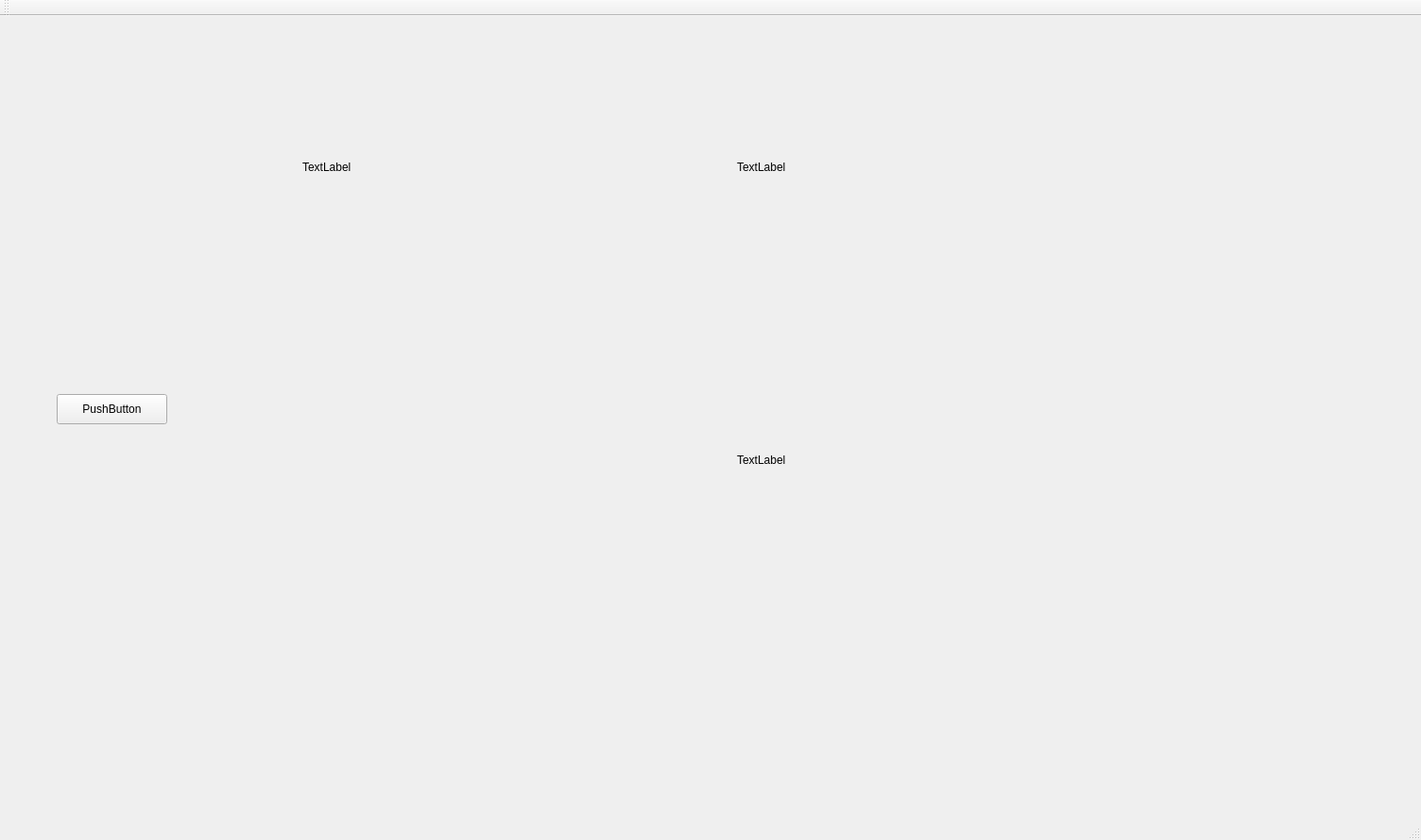
<?xml version="1.0" encoding="UTF-8"?>
<ui version="4.0">
 <class>MainWindow</class>
 <widget class="QMainWindow" name="MainWindow">
  <property name="geometry">
   <rect>
    <x>0</x>
    <y>0</y>
    <width>1504</width>
    <height>889</height>
   </rect>
  </property>
  <property name="windowTitle">
   <string>MainWindow</string>
  </property>
  <widget class="QWidget" name="centralWidget">
   <widget class="QPushButton" name="pushButton">
    <property name="geometry">
     <rect>
      <x>60</x>
      <y>400</y>
      <width>117</width>
      <height>32</height>
     </rect>
    </property>
    <property name="text">
     <string>PushButton</string>
    </property>
   </widget>
   <widget class="QLabel" name="l1">
    <property name="geometry">
     <rect>
      <x>320</x>
      <y>10</y>
      <width>350</width>
      <height>300</height>
     </rect>
    </property>
    <property name="text">
     <string>TextLabel</string>
    </property>
   </widget>
   <widget class="QLabel" name="l2">
    <property name="geometry">
     <rect>
      <x>780</x>
      <y>10</y>
      <width>350</width>
      <height>300</height>
     </rect>
    </property>
    <property name="text">
     <string>TextLabel</string>
    </property>
   </widget>
   <widget class="QLabel" name="l3">
    <property name="geometry">
     <rect>
      <x>780</x>
      <y>320</y>
      <width>350</width>
      <height>300</height>
     </rect>
    </property>
    <property name="text">
     <string>TextLabel</string>
    </property>
   </widget>
  </widget>
  <widget class="QMenuBar" name="menuBar">
   <property name="geometry">
    <rect>
     <x>0</x>
     <y>0</y>
     <width>1504</width>
     <height>28</height>
    </rect>
   </property>
  </widget>
  <widget class="QToolBar" name="mainToolBar">
   <attribute name="toolBarArea">
    <enum>TopToolBarArea</enum>
   </attribute>
   <attribute name="toolBarBreak">
    <bool>false</bool>
   </attribute>
  </widget>
  <widget class="QStatusBar" name="statusBar"/>
 </widget>
 <layoutdefault spacing="6" margin="11"/>
 <resources/>
 <connections/>
</ui>
